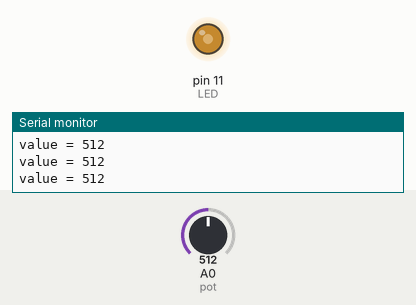
The sketch below on a simulated Arduino Uno, built with avr-gcc and run on an emulated ATmega328P. On the bench: output pins drawn as LEDs (lit = HIGH), the last lines printed to the serial monitor. Inputs (shaded band) come from the test bench; at power-on: A0 (pot) = 512.

Above: at 1.2 s.
1.3 s: A0 (pot) set to 991
At 1.8 s:
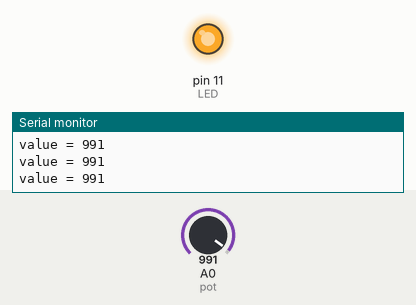
2.8 s: A0 (pot) set to 1013
At 3.7 s:
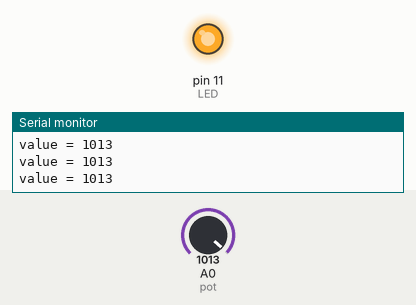
4.3 s: A0 (pot) set to 108
At 5.5 s:
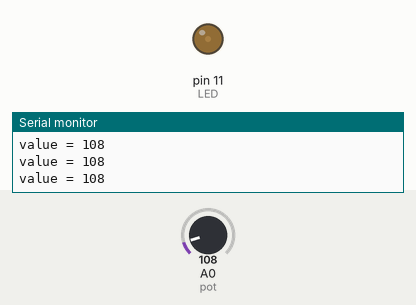
5.8 s: A0 (pot) set to 91
At 6.5 s:
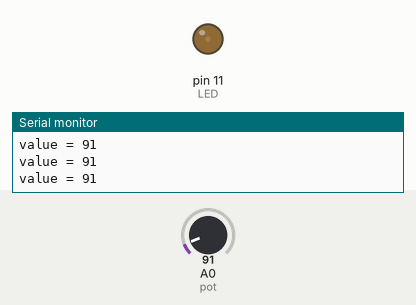
7.3 s: A0 (pot) set to 0
At 8.3 s:
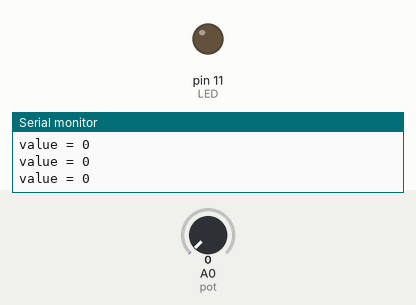
8.8 s: A0 (pot) set to 716
At 10.1 s:
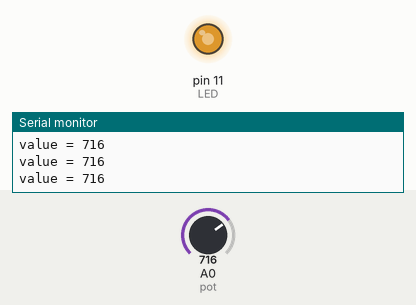
Timing chart, 0 to 11.3 s (numbered marks = the images above; inputs shaded):
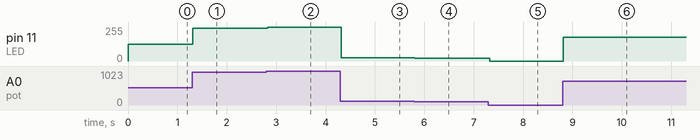

Measured:
- after the input at 1.3 s, pin 11 (LED): 127/255 → 247/255 at once
- after the input at 2.8 s, pin 11 (LED): 247/255 → 252/255 at once
- after the input at 4.3 s, pin 11 (LED): 252/255 → 26/255 at once
- after the input at 5.8 s, pin 11 (LED): 26/255 → 22/255 at once
- after the input at 7.3 s, pin 11 (LED): 22/255 → 0/255 at once
- after the input at 8.8 s, pin 11 (LED): 0/255 → 178/255 at once

The sketch:

led_dimmer.ino
```cpp
int LED = 11;
int pot = A0;

void setup() {
  pinMode(LED, OUTPUT);
  Serial.begin(9600);
}

void loop() {
  int val = analogRead(pot);
  int brightness = map(val, 0, 1023, 0, 255);

  Serial.print("value = ");
  Serial.println(val);

  analogWrite(LED, brightness);

  delay(30);
}
```
